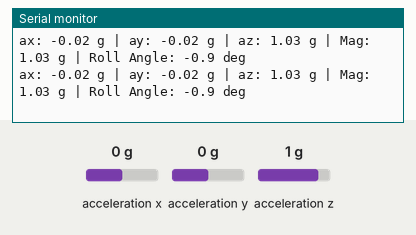
Recording of a sketch running on a simulated Arduino Uno, built with avr-gcc and run on an emulated ATmega328P. Parts: the last lines printed to the serial monitor. Wiring (inferred from the names in the program): MPU-9250 motion sensor at I2C address 0x68. The test bench sets the inputs (shaded band); at power-on: acceleration x 0 g, acceleration y 0 g, acceleration z 1 g.

Above: at 1.3 s.
1.4 s: acceleration x set to -1.4 g
At 1.74 s:
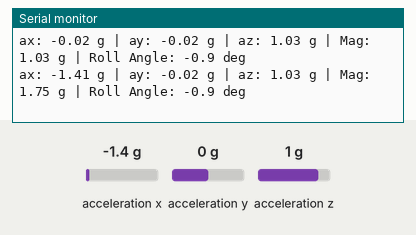
2.9 s: acceleration y set to -1.4 g
At 2.96 s:
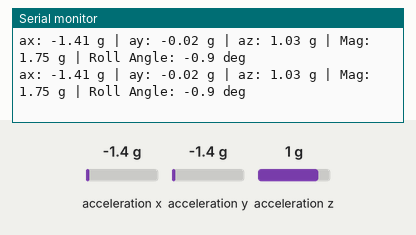
4.4 s: acceleration z set to -1.4 g
At 4.59 s:
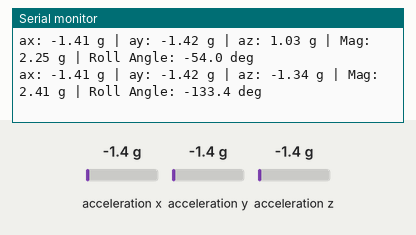
Timing chart, 0 to 7.4 s (numbered marks = the images above; inputs shaded):
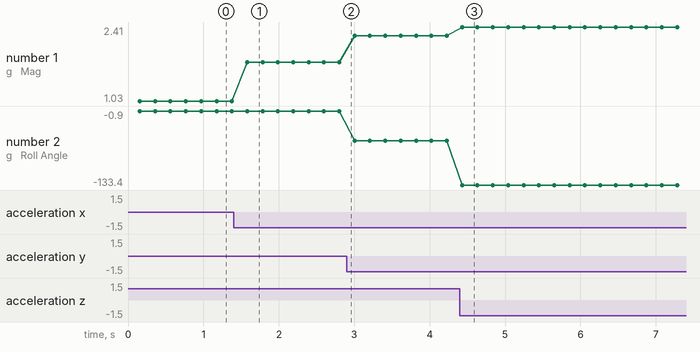

Measured:
- after the input at 1.4 s, the serial monitor: prints a new line after 0.18 s (image 1)
- after the input at 4.4 s, the serial monitor: prints a new line at once (image 3)
- plotted number 1: 1.03 → 1.75 after the input at 1.4 s, 1.75 → 2.25 after the input at 2.9 s, 2.25 → 2.41 after the input at 4.4 s
- plotted number 2: -0.9 → -54 after the input at 2.9 s, -54 → -133.4 after the input at 4.4 s

The sketch:

accelerometer_angle.ino
```cpp
#include <Wire.h>

const int MPU_ADDR = 0x68; // I2C address of the MPU-6500

// Preliminary calibration constants from the 6-position dataset (27 Sept 2026)
const float BIAS_X  =  263.74f;
const float SCALE_X = 16427.78f;

const float BIAS_Y  =  276.66f;
const float SCALE_Y = 16405.48f;

const float BIAS_Z  = -697.16f;
const float SCALE_Z = 16627.08f;

int16_t rawAcX, rawAcY, rawAcZ;
unsigned long readErrorCount = 0;

bool writeRegister(uint8_t reg, uint8_t val) {
  Wire.beginTransmission(MPU_ADDR);
  Wire.write(reg);
  Wire.write(val);
  return (Wire.endTransmission(true) == 0);
}

bool readRegister(uint8_t reg, uint8_t &val) {
  Wire.beginTransmission(MPU_ADDR);
  Wire.write(reg);
  if (Wire.endTransmission(false) != 0) {
    return false;
  }
  if (Wire.requestFrom(MPU_ADDR, 1, true) != 1) {
    return false;
  }
  val = Wire.read();
  return true;
}

bool readRawAccelerometer(int16_t &ax, int16_t &ay, int16_t &az) {
  Wire.beginTransmission(MPU_ADDR);
  Wire.write(0x3B);            // Starting register for accelerometer readings
  if (Wire.endTransmission(false) != 0) {
    return false;
  }

  if (Wire.requestFrom(MPU_ADDR, 6, true) != 6) {
    return false;
  }

  uint8_t xh = Wire.read();
  uint8_t xl = Wire.read();
  uint8_t yh = Wire.read();
  uint8_t yl = Wire.read();
  uint8_t zh = Wire.read();
  uint8_t zl = Wire.read();

  ax = (int16_t)((xh << 8) | xl);
  ay = (int16_t)((yh << 8) | yl);
  az = (int16_t)((zh << 8) | zl);
  return true;
}

void setup() {
  Serial.begin(115200);
  Wire.begin();

  // Wake up MPU-6500 (PWR_MGMT_1 0x6B = 0x00) and explicitly set +/- 2g range (ACCEL_CONFIG 0x1C = 0x00)
  writeRegister(0x6B, 0x00);
  delay(50);
  writeRegister(0x1C, 0x00);

  uint8_t whoAmI = 0, accelCfg = 0xFF;
  readRegister(0x75, whoAmI);
  readRegister(0x1C, accelCfg);

  delay(100);
  Serial.println("--- MPU-6500 Calibrated Accelerometer & Static Roll Monitor ---");
}

void loop() {
  if (!readRawAccelerometer(rawAcX, rawAcY, rawAcZ)) {
    readErrorCount++;
    Serial.print("I2C read error (total: ");
    Serial.print(readErrorCount);
    Serial.println(")");
    delay(200);
    return;
  }

  // 1. Convert raw counts to calibrated physical units (g)
  float ax = (rawAcX - BIAS_X) / SCALE_X;
  float ay = (rawAcY - BIAS_Y) / SCALE_Y;
  float az = (rawAcZ - BIAS_Z) / SCALE_Z;

  // 2. Calculate total gravity vector norm |a| = sqrt(ax^2 + ay^2 + az^2)
  float magnitude = sqrt(ax * ax + ay * ay + az * az);

  // 3. Estimate static Roll tilt angle around the X-axis in degrees
  float roll_deg = atan2(ay, az) * 180.0f / PI;

  // 4. Print human-readable values for bench verification
  Serial.print("ax: ");   Serial.print(ax, 2);
  Serial.print(" g | ay: "); Serial.print(ay, 2);
  Serial.print(" g | az: "); Serial.print(az, 2);
  Serial.print(" g | Mag: "); Serial.print(magnitude, 2);
  Serial.print(" g | Roll Angle: "); Serial.print(roll_deg, 1);
  Serial.println(" deg");

  delay(200);
}
```
